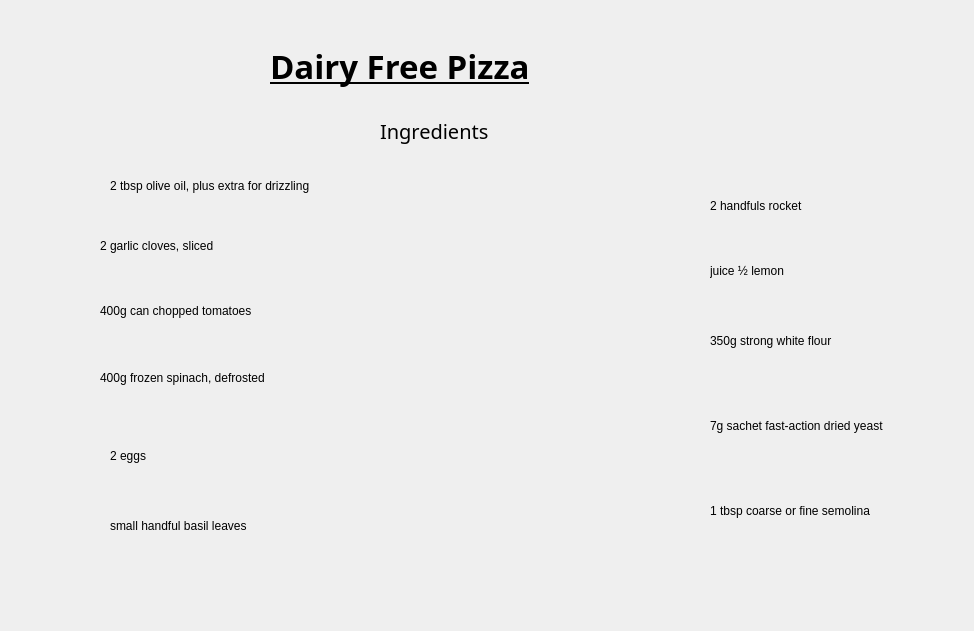
<?xml version="1.0" encoding="UTF-8"?>
<ui version="4.0">
 <class>Dairy</class>
 <widget class="QDialog" name="Dairy">
  <property name="geometry">
   <rect>
    <x>0</x>
    <y>0</y>
    <width>974</width>
    <height>631</height>
   </rect>
  </property>
  <property name="windowTitle">
   <string>Dialog</string>
  </property>
  <widget class="QLabel" name="label">
   <property name="geometry">
    <rect>
     <x>270</x>
     <y>30</y>
     <width>401</width>
     <height>71</height>
    </rect>
   </property>
   <property name="font">
    <font>
     <family>Segoe UI Black</family>
     <pointsize>25</pointsize>
     <bold>true</bold>
     <underline>true</underline>
    </font>
   </property>
   <property name="text">
    <string>Dairy Free Pizza</string>
   </property>
  </widget>
  <widget class="QLabel" name="label_2">
   <property name="geometry">
    <rect>
     <x>380</x>
     <y>110</y>
     <width>181</width>
     <height>41</height>
    </rect>
   </property>
   <property name="font">
    <font>
     <family>Rockwell</family>
     <pointsize>15</pointsize>
    </font>
   </property>
   <property name="text">
    <string>Ingredients</string>
   </property>
  </widget>
  <widget class="QLabel" name="label_3">
   <property name="geometry">
    <rect>
     <x>110</x>
     <y>170</y>
     <width>271</width>
     <height>31</height>
    </rect>
   </property>
   <property name="text">
    <string>2 tbsp olive oil, plus extra for drizzling</string>
   </property>
  </widget>
  <widget class="QLabel" name="label_4">
   <property name="geometry">
    <rect>
     <x>100</x>
     <y>230</y>
     <width>241</width>
     <height>31</height>
    </rect>
   </property>
   <property name="text">
    <string>2 garlic cloves, sliced</string>
   </property>
  </widget>
  <widget class="QLabel" name="label_5">
   <property name="geometry">
    <rect>
     <x>100</x>
     <y>290</y>
     <width>271</width>
     <height>41</height>
    </rect>
   </property>
   <property name="text">
    <string>400g can chopped tomatoes</string>
   </property>
  </widget>
  <widget class="QLabel" name="label_6">
   <property name="geometry">
    <rect>
     <x>100</x>
     <y>370</y>
     <width>281</width>
     <height>16</height>
    </rect>
   </property>
   <property name="text">
    <string>400g frozen spinach, defrosted</string>
   </property>
  </widget>
  <widget class="QLabel" name="label_7">
   <property name="geometry">
    <rect>
     <x>110</x>
     <y>440</y>
     <width>141</width>
     <height>31</height>
    </rect>
   </property>
   <property name="text">
    <string>2 eggs</string>
   </property>
  </widget>
  <widget class="QLabel" name="label_8">
   <property name="geometry">
    <rect>
     <x>710</x>
     <y>190</y>
     <width>191</width>
     <height>31</height>
    </rect>
   </property>
   <property name="text">
    <string>2 handfuls rocket</string>
   </property>
  </widget>
  <widget class="QLabel" name="label_9">
   <property name="geometry">
    <rect>
     <x>110</x>
     <y>510</y>
     <width>221</width>
     <height>31</height>
    </rect>
   </property>
   <property name="text">
    <string>small handful basil leaves</string>
   </property>
  </widget>
  <widget class="QLabel" name="label_10">
   <property name="geometry">
    <rect>
     <x>710</x>
     <y>250</y>
     <width>171</width>
     <height>41</height>
    </rect>
   </property>
   <property name="text">
    <string>juice ½ lemon</string>
   </property>
  </widget>
  <widget class="QLabel" name="label_11">
   <property name="geometry">
    <rect>
     <x>710</x>
     <y>320</y>
     <width>181</width>
     <height>41</height>
    </rect>
   </property>
   <property name="text">
    <string>350g strong white flour</string>
   </property>
  </widget>
  <widget class="QLabel" name="label_12">
   <property name="geometry">
    <rect>
     <x>710</x>
     <y>410</y>
     <width>241</width>
     <height>31</height>
    </rect>
   </property>
   <property name="text">
    <string>7g sachet fast-action dried yeast</string>
   </property>
  </widget>
  <widget class="QLabel" name="label_13">
   <property name="geometry">
    <rect>
     <x>710</x>
     <y>490</y>
     <width>241</width>
     <height>41</height>
    </rect>
   </property>
   <property name="text">
    <string>1 tbsp coarse or fine semolina</string>
   </property>
  </widget>
 </widget>
 <resources/>
 <connections/>
</ui>
